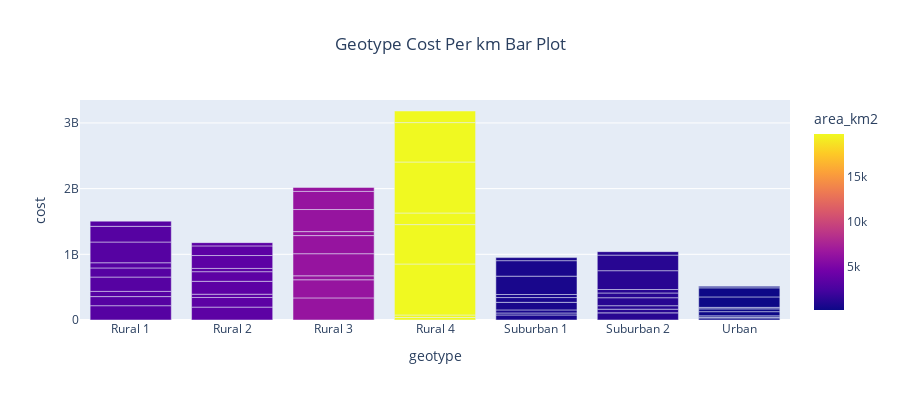

The code cell stored with this chart in its notebook:
### Markdown cell above
### Geotype Cost Per km Bar Plot

### Code cell
geo_cost_bar = px.bar(df, x="geotype", y="cost", color='area_km2', title="Geotype Cost Per km Bar Plot",
labels={'pop':'strategy'}, height=400)
geo_cost_bar.update_layout(title_x=0.5)

geo_cost_bar.show()

### Figure 1 — Plotly figure (JSON) as saved in the notebook; plotly's stock layout.template omitted (floating-point values rounded to 4 significant figures)
{"data": [{"alignmentgroup": "True", "hovertemplate": "geotype=%{x}<br>cost=%{y}<br>area_km2=%{marker.color}<extra></extra>", "legendgroup": "", "marker": {"color": [3129, 3129, 3129, 3129, 3129, 3129, 3129, 3129, 3129, 3481.0, 3481.0, 3481.0, 3481.0, 3481.0, 3481.0, 3481.0, 3481.0, 3481.0, 6411.0, 6411.0, 6411.0, 6411.0, 6411.0, 6411.0, 6411.0, 6411.0, 6411.0, 19805, 19805, 19805, 19805, 19805, 19805, 19805, 19805, 19805, 634.8, 634.8, 634.8, 634.8, 634.8, 634.8, 634.8, 634.8, 634.8, 1199.0, 1199.0, 1199.0, 1199.0, 1199.0, 1199.0, 1199.0, 1199.0, 1199.0, 158, 158, 158, 158, 158, 158, 158, 158, 158], "coloraxis": "coloraxis", "pattern": {"shape": ""}}, "name": "", "offsetgroup": "", "orientation": "v", "showlegend": false, "textposition": "auto", "type": "bar", "x": ["Rural 1", "Rural 1", "Rural 1", "Rural 1", "Rural 1", "Rural 1", "Rural 1", "Rural 1", "Rural 1", "Rural 2", "Rural 2", "Rural 2", "Rural 2", "Rural 2", "Rural 2", "Rural 2", "Rural 2", "Rural 2", "Rural 3", "Rural 3", "Rural 3", "Rural 3", "Rural 3", "Rural 3", "Rural 3", "Rural 3", "Rural 3", "Rural 4", "Rural 4", "Rural 4", "Rural 4", "Rural 4", "Rural 4", "Rural 4", "Rural 4", "Rural 4", "Suburban 1", "Suburban 1", "Suburban 1", "Suburban 1", "Suburban 1", "Suburban 1", "Suburban 1", "Suburban 1", "Suburban 1", "Suburban 2", "Suburban 2", "Suburban 2", "Suburban 2", "Suburban 2", "Suburban 2", "Suburban 2", "Suburban 2", "Suburban 2", "Urban", "Urban", "Urban", "Urban", "Urban", "Urban", "Urban", "Urban", "Urban"], "xaxis": "x", "y": [217900000.0, 138700000.0, 79190000.0, 217900000.0, 138700000.0, 79190000.0, 315500000.0, 239000000.0, 79190000.0, 196300000.0, 146800000.0, 49580000.0, 196300000.0, 146800000.0, 49580000.0, 196300000.0, 146800000.0, 49580000.0, 336400000.0, 275900000.0, 60520000.0, 336400000.0, 275900000.0, 60520000.0, 336400000.0, 275900000.0, 60520000.0, 38110000.0, 0, 38110000.0, 776500000.0, 599600000.0, 176800000.0, 776500000.0, 599600000.0, 176800000.0, 76700000.0, 30110000.0, 46590000.0, 115700000.0, 72540000.0, 46590000.0, 279200000.0, 236000000.0, 46590000.0, 108800000.0, 55890000.0, 52870000.0, 121551166, 72410000.0, 52870000.0, 286300000.0, 237100000.0, 52870000.0, 30690000.0, 9610000.0, 22660000.0, 63850000.0, 42950000.0, 22660000.0, 159100000.0, 138200000.0, 22660000.0], "yaxis": "y"}], "layout": {"barmode": "relative", "coloraxis": {"colorbar": {"title": {"text": "area_km2"}}, "colorscale": [[0, "#0d0887"], [0.1111, "#46039f"], [0.2222, "#7201a8"], [0.3333, "#9c179e"], [0.4444, "#bd3786"], [0.5556, "#d8576b"], [0.6667, "#ed7953"], [0.7778, "#fb9f3a"], [0.8889, "#fdca26"], [1, "#f0f921"]]}, "height": 400, "legend": {"tracegroupgap": 0}, "title": {"text": "Geotype Cost Per km Bar Plot", "x": 0.5}, "xaxis": {"anchor": "y", "domain": [0, 1], "title": {"text": "geotype"}}, "yaxis": {"anchor": "x", "domain": [0, 1], "title": {"text": "cost"}}}}
